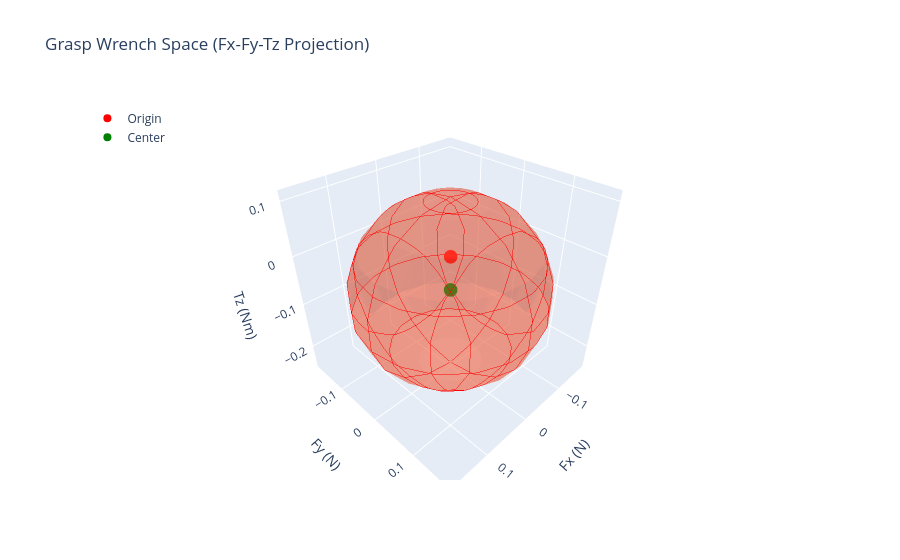

The cell this chart's notebook holds for it:
### Code cell
# Step 1: Define the gripper and object (3D)
contact1_pos = np.array([1, 1, 0])   # Finger 1 (right face)
contact2_pos = np.array([-1, 1, 0])  # Finger 2 (left face)
contact3_pos = np.array([-1, -1, 0])   # Thumb (top face)
contact4_pos = np.array([1, -1, 0])
mu = 0.5  # Friction coefficient

# Step 2: Define wrench basis for each contact
normal1 = np.array([-1, -1, 0])  # Right face, inward
normal2 = np.array([1, -1, 0])   # Left face, inward
normal3 = np.array([1, 1, 0])  # Top face, inward
normal4 = np.array([-1, 1, 0]) 

# Contact 1 (Finger 1)
tangent1_a = np.array([0, 0, 1])
tangent1_b = np.array([1, -1, 0])

# Contact 2 (Finger 2)
tangent2_a = np.array([0, 0, 1])
tangent2_b = np.array([1, 1, 0])

# Contact 3 (Thumb)
tangent3_a = np.array([0, 0, 1])
tangent3_b = np.array([-1, 1, 0])

# Contact 4
tangent4_a = np.array([0, 0, 1])
tangent4_b = np.array([-1, -1, 0])
f1_n = normal1
f1_t1 = normal1 + mu * tangent1_a
f1_t2 = normal1 + mu * tangent1_b
f2_n = normal2
f2_t1 = normal2 + mu * tangent2_a
f2_t2 = normal2 + mu * tangent2_b
f3_n = normal3
f3_t1 = normal3 + mu * tangent3_a
f3_t2 = normal3 + mu * tangent3_b
f4_n = normal4
f4_t1 = normal4 + mu * tangent4_a
f4_t2 = normal4 + mu * tangent4_b

f1_t1 /= np.linalg.norm(f1_t1)
f1_t2 /= np.linalg.norm(f1_t2)
f2_t1 /= np.linalg.norm(f2_t1)
f2_t2 /= np.linalg.norm(f2_t2)
f3_t1 /= np.linalg.norm(f3_t1)
f3_t2 /= np.linalg.norm(f3_t2)
f4_t1 /= np.linalg.norm(f4_t1)
f4_t2 /= np.linalg.norm(f4_t2)

def wrench(pos, force):
    r = pos
    f = force
    torque = np.cross(r, f)
    return np.concatenate([f, torque])

w1_n = wrench(contact1_pos, f1_n)
w1_t1 = wrench(contact1_pos, f1_t1)
w1_t2 = wrench(contact1_pos, f1_t2)
w2_n = wrench(contact2_pos, f2_n)
w2_t1 = wrench(contact2_pos, f2_t1)
w2_t2 = wrench(contact2_pos, f2_t2)
w3_n = wrench(contact3_pos, f3_n)
w3_t1 = wrench(contact3_pos, f3_t1)
w3_t2 = wrench(contact3_pos, f3_t2)
w4_n = wrench(contact4_pos, f4_n)
w4_t1 = wrench(contact4_pos, f4_t1)
w4_t2 = wrench(contact4_pos, f4_t2)



G = np.column_stack([w1_n, w1_t1, w1_t2, w2_n, w2_t1, w2_t2, w3_n, w3_t1, w3_t2, w4_n, w4_t1, w4_t2])


# Step 3: Compute Grasp Wrench Space vertices
vertices = []
for coeffs in np.eye(12):
    vertices.append(G @ coeffs)
for coeffs in [np.ones(12), -np.ones(12)]:
    vertices.append(G @ coeffs)
vertices = np.array(vertices)

try:
    hull = ConvexHull(vertices)
except:
    print("Convex hull computation failed. Using vertices as-is.")
    hull = None

# Step 4: Quality metric - Largest inscribed ball
w = cp.Variable(6)
r = cp.Variable()
f = cp.Variable(12)

constraints = [
    w == G @ f,
    cp.norm(f, 1) <= 1,
    f >= 0
]

if hull:
    for simplex in hull.equations:
        normal, offset = simplex[:-1], simplex[-1]
        constraints.append(cp.sum(normal @ w) + r * cp.norm(normal, 2) <= -offset)

objective = cp.Maximize(r)
problem = cp.Problem(objective, constraints)
problem.solve()

quality = problem.value
print(f"Grasp Quality (Largest Minimum Wrench): {quality:.4f} N or Nm")
print(f"Center of largest inscribed ball: {w.value}")

# Step 5: Interactive 3D Plot with Plotly (Fx, Fy, Tz projection)
fig = go.Figure()

# GWS vertices
#fig.add_trace(go.Scatter3d(
 #   x=vertices[:, 0], y=vertices[:, 1], z=vertices[:, 5],
  #  mode='markers', marker=dict(size=5, color='blue'),
   # name='GWS Vertices'
#))

# Origin
fig.add_trace(go.Scatter3d(
    x=[0], y=[0], z=[0],
    mode='markers', marker=dict(size=8, color='red'),
    name='Origin'
))

# Center of the ball

fig.add_trace(go.Scatter3d(
    x=[w.value[0]], y=[w.value[1]], z=[w.value[5]],
    mode='markers', marker=dict(size=8, color='green'),
    name='Center'
))


# Quality sphere (parametric)
u, v = np.mgrid[0:2*np.pi:20j, 0:np.pi:10j]
x = quality * np.cos(u) * np.sin(v) + w.value[0]
y = quality * np.sin(u) * np.sin(v) + w.value[1]
z = quality * np.cos(v) + w.value[5]
fig.add_trace(go.Surface(
    x=x, y=y, z=z,
    opacity=0.4,  # Slightly more visible but still see-through
    colorscale='Reds',
    showscale=False,
    name=f'Largest Minimum Wrench ({quality:.4f} N or Nm)',
    surfacecolor=np.ones_like(x),  # Uniform red
    contours=dict(
        x=dict(show=True, color='red', width=1),
        y=dict(show=True, color='red', width=1),
        z=dict(show=True, color='red', width=1)
    )  # Add wireframe-like contours
))

# Layout
fig.update_layout(
    title='Grasp Wrench Space (Fx-Fy-Tz Projection)',
    scene=dict(
        xaxis_title='Fx (N)',
        yaxis_title='Fy (N)',
        zaxis_title='Tz (Nm)',
        aspectmode='cube'
    ),
    legend=dict(yanchor="top", y=0.99, xanchor="left", x=0.01)
)

fig.show()

### Figure 1 — Plotly figure (JSON) as saved in the notebook; plotly's stock layout.template omitted (floating-point values rounded to 4 significant figures; data arrays with more than 128 entries replaced by an {"elided": "..."} marker saying what was removed)
{"data": [{"marker": {"color": "red", "size": 8}, "mode": "markers", "name": "Origin", "type": "scatter3d", "x": [0], "y": [0], "z": [0]}, {"marker": {"color": "green", "size": 8}, "mode": "markers", "name": "Center", "type": "scatter3d", "x": [1.277e-10], "y": [-8.857e-11], "z": [-0.06801]}, {"colorscale": [[0, "rgb(255,245,240)"], [0.125, "rgb(254,224,210)"], [0.25, "rgb(252,187,161)"], [0.375, "rgb(252,146,114)"], [0.5, "rgb(251,106,74)"], [0.625, "rgb(239,59,44)"], [0.75, "rgb(203,24,29)"], [0.875, "rgb(165,15,21)"], [1, "rgb(103,0,13)"]], "contours": {"x": {"color": "red", "show": true, "width": 1}, "y": {"color": "red", "show": true, "width": 1}, "z": {"color": "red", "show": true, "width": 1}}, "name": "Largest Minimum Wrench (0.1754 N or Nm)", "opacity": 0.4, "showscale": false, "surfacecolor": {"elided": "20x10 int values"}, "type": "surface", "x": {"elided": "20x10 float values"}, "y": {"elided": "20x10 float values"}, "z": {"elided": "20x10 float values"}}], "layout": {"legend": {"x": 0.01, "xanchor": "left", "y": 0.99, "yanchor": "top"}, "scene": {"aspectmode": "cube", "xaxis": {"title": {"text": "Fx (N)"}}, "yaxis": {"title": {"text": "Fy (N)"}}, "zaxis": {"title": {"text": "Tz (Nm)"}}}, "title": {"text": "Grasp Wrench Space (Fx-Fy-Tz Projection)"}}}
